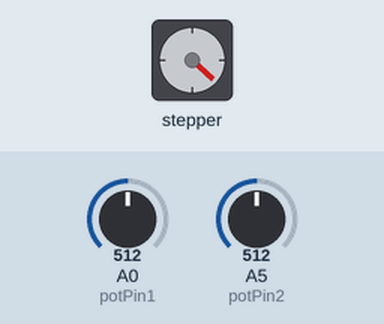
Simulated run of this sketch. Board: Arduino Uno, built with avr-gcc and run on an emulated ATmega328P. Shown: stepper motor. The inputs (shaded band) are chosen by the test bench; at power-on: A5 (potPin2) = 512, A0 (potPin1) = 512. Stepper angles assume 200 steps per turn.

Above: at 1.2 s.
1.3 s: A5 (potPin2) set to 716
At 1.65 s:
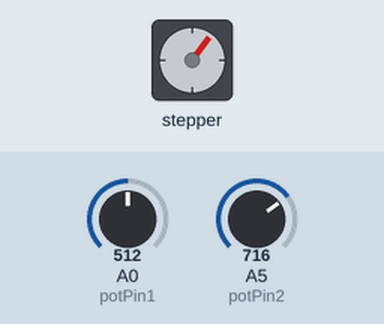
4.3 s: A5 (potPin2) set to 900
At 4.97 s:
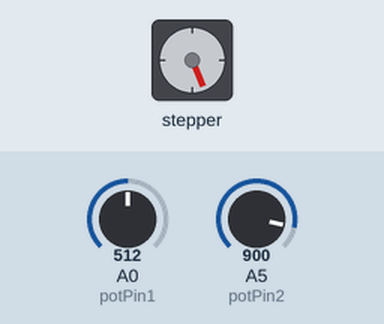
7.3 s: A5 (potPin2) set to 1023
10.3 s: A5 (potPin2) set to 1022
At 11.0 s:
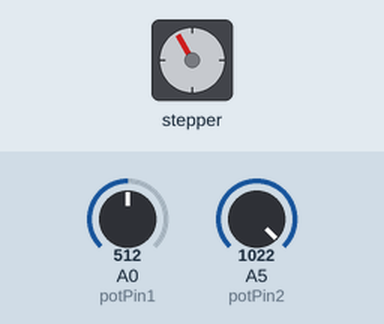
11.9 s: A5 (potPin2) set to 511
At 12.35 s:
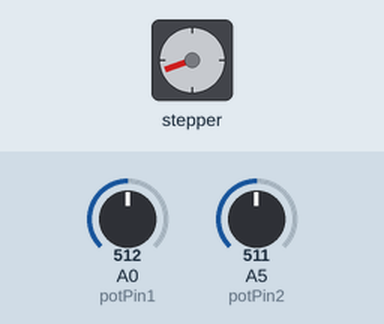
14.9 s: A0 (potPin1) set to 716
Timing chart, 0 to 18.9 s (numbered marks = the images above; inputs shaded):
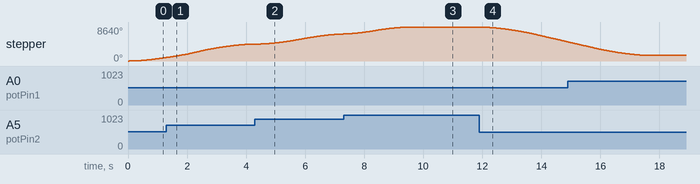

Measured:
- after the input at 4.3 s, stepper: keeps turning clockwise at about 869°/s, starting at once
- after the input at 10.3 s, stepper: turns 29° counter-clockwise in 0.20 s, starting at once
- after the input at 11.9 s, stepper: keeps turning counter-clockwise at about 1254°/s, starting at once

The sketch:

speedPosition.ino
```cpp
#include <AccelStepper.h>
#include <math.h>
#define motorInterfaceType 1

const int potPin1 = A0;
const int potPin2 = A5;

const int dirPin = 8;
const int stepPin = 9;
const int stepsForRevolution = 200;
const int multiplier = 16;

int potVal1 = 0;
int potVal2 = 0;

AccelStepper myStepper(motorInterfaceType, stepPin, dirPin);


void setup() {
	myStepper.setMaxSpeed(multiplier*200);
	myStepper.setAcceleration(multiplier*50);
	myStepper.setSpeed(multiplier*200);
  pinMode(potPin1, INPUT);
  pinMode(potPin2, INPUT);

  Serial.begin(9600);
}

void loop() {

  int speedVal = map(potVal1, 0, 1023, 0, 200);
  int positionVal = map(potVal2, 0, 1023, -200, 300);
  potVal1 = analogRead(potPin1);
  potVal2 = analogRead(potPin2);

  myStepper.setMaxSpeed(multiplier*speedVal);
  myStepper.moveTo(multiplier*positionVal);
	myStepper.run();

}
```
